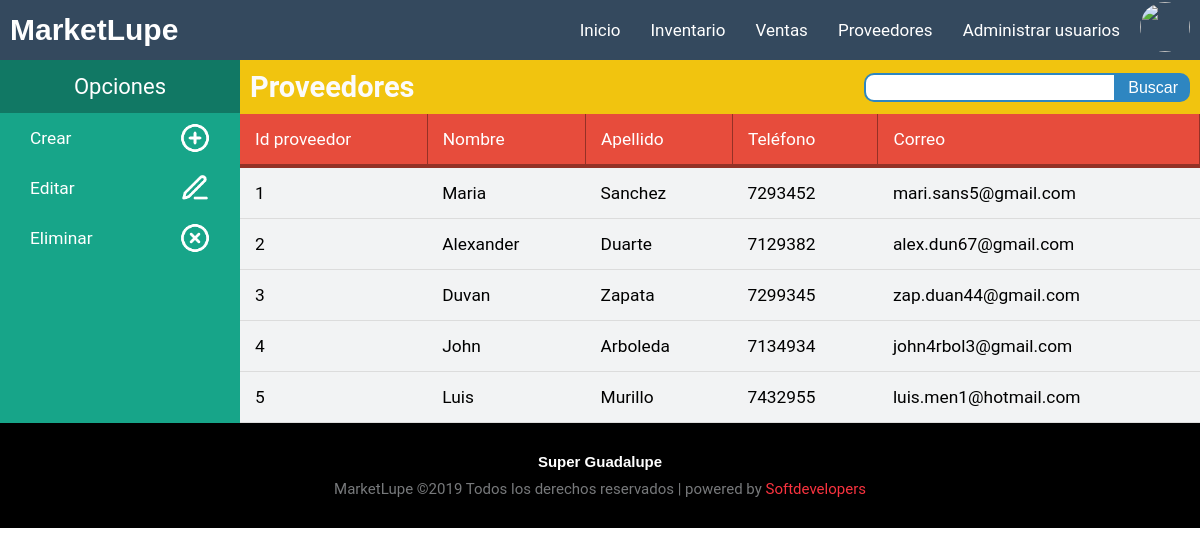
Screenshot of /?controller=proveedor (signed in) with the database file from the repository.
### tables this page shows
CREATE TABLE proveedor (
  IdProve int(11) NOT NULL AUTO_INCREMENT,
  NomProve varchar(15) NOT NULL,
  ApelProve varchar(15) NOT NULL,
  TelProve varchar(11) NOT NULL,
  EmailProve varchar(35) NOT NULL,
  PRIMARY KEY(IdProve)
);

### controllers/proveedorController.php (called while the page is built, shortened)
<?php
  class proveedorController extends Proveedor{
    public function index(){
      require_once 'views/layouts/header.php';
      require_once 'views/proveedores/index.php';
      require_once 'views/layouts/footer.php';
    }
  }
?>

### index.php (called while the page is built, shortened)
<?php
  require_once 'models/Database.php';
  require_once 'models/Proveedor.php';
  require_once 'controllers/proveedorController.php';
  require_once 'controllers/usuarioController.php';
  $controller = new $controller();
  call_user_func([$controller, $method]);
?>

### models/Database.php (called while the page is built)
<?php
  class Database{
    public function connect(){
      try {
        return new PDO('mysql:host=localhost;dbname=marketlupe;charset=utf8;',
        'root',
        '',[
            PDO::ATTR_ERRMODE => PDO::ERRMODE_EXCEPTION,
            PDO::ATTR_DEFAULT_FETCH_MODE => PDO::FETCH_OBJ
          ]);
      } catch (Exception $e) {
        die($e->getMessage());
      }
    }
  }
?>

### models/Proveedor.php (called while the page is built, shortened)
<?php
  class Proveedor extends Database{
    public function show(){
      try {
        $r = parent::connect()->prepare("SELECT * FROM proveedor");
        $r->execute();
        return $r->fetchAll();
      } catch (Exception $e) {
        die("Error en Proveedor->show()" . $e->getMessage());
      }
    }
  }
?>

### views/proveedores/index.php (the view, shortened to what this page needs)
<div id="conpad">
  <div id="menop">
    <label id="menusel" for="botres">Opciones</label>
    <ul>
    	<li><label class="botop" for="regnue">Crear<img class="dico" src="assets/icons/mas.png"></label></li>
    	<li><label class="botop" for="chedti">Editar<img class="dico" src="assets/icons/icon-e.png"></label></li>
    	<li><label class="botop" for="chelim">Eliminar<img class="dico" src="assets/icons/icon-elim.png"></label></li>
    </ul>
  </div>
  <div id="contener">
    <div class="conbus">
      <h4>Proveedores</h4>
      <form action="" method="POST">
        <?php
          if (isset($_POST['nombre'])) { ?>
            <input class="campoen" type="text" name="nombre" value="<?= $_POST['nombre'] ?>" required>
          <?php } else { ?>
              <input class="campoen" type="text" name="nombre" required>
          <?php } ?>
        <input class="botbus" type="submit" name="buspro" value="Buscar">
      </form>
    </div>
    <div class="union">
      <div class="contp">
        <table>
          <thead class="titulos">
            <tr>
              <td class="campot">Id proveedor</td>
              <td class="campot">Nombre</td>
              <td class="campot">Apellido</td>
              <td class="campot">Teléfono</td>
              <td class="campot">Correo</td>
            </tr>
          </thead>
          <thead>
            <?php
              if (isset($_POST['nombre'])) {
                foreach (parent::searchData($_POST['nombre']) as $datospr): ?>
                  <tr class="filas">
                    <td><?= $datospr->IdProve ?></td>
                    <td><?= $datospr->NomProve ?></td>
                    <td><?= $datospr->ApelProve ?></td>
                    <td><?= $datospr->TelProve ?></td>
                    <td><?= $datospr->EmailProve ?></td>
                    <td class="edita"><a href="?controller=proveedor&method=edit&idpr=<?= $datospr->IdProve ?>"><img class="dimbots" src="assets/img/edit.png"></a></td>
                    <td class="borra"><a href="?controller=proveedor&method=delete&idpr=<?= $datospr->IdProve ?>"><img class="dimbots" src="assets/img/remove.png"></a></td>
                  </tr>
              <?php endforeach;
              } else{
              foreach (parent::show() as $datospr): ?>
                <tr class="filas">
                  <td><?= $datospr->IdProve ?></td>
                  <td><?= $datospr->NomProve ?></td>
                  <td><?= $datospr->ApelProve ?></td>
                  <td><?= $datospr->TelProve ?></td>
                  <td><?= $datospr->EmailProve ?></td>
                </tr>
            <?php endforeach;
              } ?>
          </thead>
        </table>
      </div>
    </div>
  </div>
</div>

### assets/css/estiloProv.css (style rules this page uses)
* { padding: 0; margin: 0; box-sizing: border-box; }
body { font-family: "Roboto"; font-size: 13pt; }
#menop { background: #17A589; width: 20%; display: flex; flex-direction: column; }
#menop ul li { list-style: none; }
#conpad { margin-top: 60px; display: flex; justify-content: flex-start; }
#contener { height: auto; width: 80%; }
.botop { padding: 10px 30px; text-decoration: none; color: white; display: flex; justify-content: space-between; align-items: center; }
.dico { height: 30px; width: 30px; }
.conbus { background: #F1C40F; display: flex; justify-content: space-between; padding: 10px; font-family: 'Merriweather'; }
#menusel { background: #117864; width: 100%; font-size: 22px; color: #FFFFFF; padding: 14px 5px; text-align: center; }
.conbus h4 { font-size: 29px; color: #FBFBFB; font-family: "Roboto"; }
.conbus form { height: auto; display: flex; align-items: center; }
.campoen { font-size: 18px; outline: none; padding: 2px 8px; border: 2px solid #2E86C1; border-top-left-radius: 10px; border-bottom-left-radius: 10px; }
.botbus { background: #2E86C1; font-size: 16px; padding: 4px 10px 3px; color: #FFFFFF; border: 2px solid #2E86C1; border-top-right-radius: 10px; border-bottom-right-radius: 10px; outline: none; }
.union { display: flex; flex-direction: column; }
.contp { width: 100%; height: auto; }
table { background-color: #F2F3F4; border-collapse: collapse; width: 100%; }
.titulos { background-color: #E74C3C; border-bottom: solid 4px #943126; color: white; }
.campot { border-right: solid 1px #943126; }
td { padding: 15px; }
.filas { border-bottom: 1px solid #DCDCDC; }

### rows the page displays
proveedor: IdProve "1", NomProve "Maria", ApelProve "Sanchez", TelProve "7293452", EmailProve "mari.sans5@gmail.com"
proveedor: IdProve "2", NomProve "Alexander", ApelProve "Duarte", TelProve "7129382", EmailProve "alex.dun67@gmail.com"
proveedor: IdProve "3", NomProve "Duvan", ApelProve "Zapata", TelProve "7299345", EmailProve "zap.duan44@gmail.com"
proveedor: IdProve "4", NomProve "John", ApelProve "Arboleda", TelProve "7134934", EmailProve "john4rbol3@gmail.com"
proveedor: IdProve "5", NomProve "Luis", ApelProve "Murillo", TelProve "7432955", EmailProve "luis.men1@hotmail.com"
